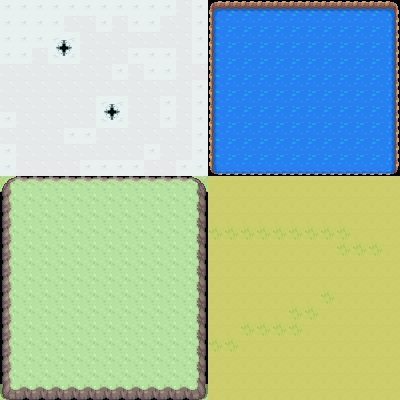

This is a level from a 2D game, rendered from its Tiled map with the project's own tilesets. A one-line summary and the map file follow, with tile-layer data summarised:
An orthogonal 25x25 tile map with 16x16 px tiles, 2 tile layers (Tile Layer 1, Tile Layer 2).

<map version="1.5" tiledversion="1.5.0" orientation="orthogonal" renderorder="right-down" width="25" height="25" tilewidth="16" tileheight="16" infinite="0" nextlayerid="5" nextobjectid="1">
 <tileset firstgid="1" name="FIX" tilewidth="16" tileheight="16" tilecount="20832" columns="16">
  <image source="tileset.png" width="256" height="20832" />
  <tile id="2346">
   <properties>
    <property name="Biome" value="Grassland" />
   </properties>
  </tile>
  <tile id="2347">
   <properties>
    <property name="Biome" value="Grassland" />
   </properties>
  </tile>
  <tile id="2348">
   <properties>
    <property name="Biome" value="Grassland" />
   </properties>
  </tile>
  <tile id="2349">
   <properties>
    <property name="Biome" value="Grassland" />
   </properties>
  </tile>
  <tile id="2350">
   <properties>
    <property name="Biome" value="Grassland" />
   </properties>
  </tile>
  <tile id="2351">
   <properties>
    <property name="Biome" value="Grassland" />
   </properties>
  </tile>
  <tile id="2362">
   <properties>
    <property name="Biome" value="Grassland" />
   </properties>
  </tile>
  <tile id="2363">
   <properties>
    <property name="Biome" value="Grassland" />
   </properties>
  </tile>
  <tile id="2364">
   <properties>
    <property name="Biome" value="Grassland" />
   </properties>
  </tile>
  <tile id="2365">
   <properties>
    <property name="Biome" value="Grassland" />
   </properties>
  </tile>
  <tile id="2366">
   <properties>
    <property name="Biome" value="Grassland" />
   </properties>
  </tile>
  <tile id="2367">
   <properties>
    <property name="Biome" value="Grassland" />
   </properties>
  </tile>
  <tile id="2730">
   <properties>
    <property name="Biome" value="Tundra" />
   </properties>
  </tile>
  <tile id="2731">
   <properties>
    <property name="Biome" value="Tundra" />
   </properties>
  </tile>
  <tile id="2737">
   <properties>
    <property name="Biome" value="Tundra" />
   </properties>
  </tile>
  <tile id="2738">
   <properties>
    <property name="Biome" value="Tundra" />
   </properties>
  </tile>
  <tile id="2739">
   <properties>
    <property name="Biome" value="Tundra" />
   </properties>
  </tile>
  <tile id="2740">
   <properties>
    <property name="Biome" value="Tundra" />
   </properties>
  </tile>
  <tile id="2746">
   <properties>
    <property name="Biome" value="Tundra" />
   </properties>
  </tile>
  <tile id="2747">
   <properties>
    <property name="Biome" value="Tundra" />
   </properties>
  </tile>
  <tile id="2753">
   <properties>
    <property name="Biome" value="Tundra" />
   </properties>
  </tile>
  <tile id="2754">
   <properties>
    <property name="Biome" value="Tundra" />
   </properties>
  </tile>
  <tile id="2755">
   <properties>
    <property name="Biome" value="Tundra" />
   </properties>
  </tile>
  <tile id="2756">
   <properties>
    <property name="Biome" value="Tundra" />
   </properties>
  </tile>
  <tile id="2769">
   <properties>
    <property name="Biome" value="Tundra" />
   </properties>
  </tile>
  <tile id="2770">
   <properties>
    <property name="Biome" value="Tundra" />
   </properties>
  </tile>
  <tile id="2771">
   <properties>
    <property name="Biome" value="Tundra" />
   </properties>
  </tile>
  <tile id="2772">
   <properties>
    <property name="Biome" value="Tundra" />
   </properties>
  </tile>
  <tile id="2775">
   <properties>
    <property name="Biome" value="Tundra" />
   </properties>
  </tile>
  <tile id="2776">
   <properties>
    <property name="Biome" value="Tundra" />
   </properties>
  </tile>
  <tile id="2785">
   <properties>
    <property name="Biome" value="Tundra" />
   </properties>
  </tile>
  <tile id="2786">
   <properties>
    <property name="Biome" value="Tundra" />
   </properties>
  </tile>
  <tile id="2787">
   <properties>
    <property name="Biome" value="Tundra" />
   </properties>
  </tile>
  <tile id="2788">
   <properties>
    <property name="Biome" value="Tundra" />
   </properties>
  </tile>
  <tile id="2791">
   <properties>
    <property name="Biome" value="Tundra" />
   </properties>
  </tile>
  <tile id="2792">
   <properties>
    <property name="Biome" value="Tundra" />
   </properties>
  </tile>
  <tile id="4113">
   <properties>
    <property name="Biome" value="Sea" />
   </properties>
  </tile>
  <tile id="4114">
   <properties>
    <property name="Biome" value="Sea" />
   </properties>
  </tile>
  <tile id="4115">
   <properties>
    <property name="Biome" value="Sea" />
   </properties>
  </tile>
  <tile id="4116">
   <properties>
    <property name="Biome" value="Sea" />
   </properties>
  </tile>
  <tile id="4129">
   <properties>
    <property name="Biome" value="Sea" />
   </properties>
  </tile>
  <tile id="4130">
   <properties>
    <property name="Biome" value="Sea" />
   </properties>
  </tile>
  <tile id="4131">
   <properties>
    <property name="Biome" value="Sea" />
   </properties>
  </tile>
  <tile id="4132">
   <properties>
    <property name="Biome" value="Sea" />
   </properties>
  </tile>
  <tile id="4145">
   <properties>
    <property name="Biome" value="Sea" />
   </properties>
  </tile>
  <tile id="4146">
   <properties>
    <property name="Biome" value="Sea" />
   </properties>
  </tile>
  <tile id="4147">
   <properties>
    <property name="Biome" value="Sea" />
   </properties>
  </tile>
  <tile id="4148">
   <properties>
    <property name="Biome" value="Sea" />
   </properties>
  </tile>
  <tile id="4161">
   <properties>
    <property name="Biome" value="Sea" />
   </properties>
  </tile>
  <tile id="4162">
   <properties>
    <property name="Biome" value="Sea" />
   </properties>
  </tile>
  <tile id="4163">
   <properties>
    <property name="Biome" value="Sea" />
   </properties>
  </tile>
  <tile id="4164">
   <properties>
    <property name="Biome" value="Sea" />
   </properties>
  </tile>
  <tile id="5009">
   <properties>
    <property name="Biome" value="Mountain" />
   </properties>
  </tile>
  <tile id="5010">
   <properties>
    <property name="Biome" value="Mountain" />
   </properties>
  </tile>
  <tile id="5011">
   <properties>
    <property name="Biome" value="Mountain" />
   </properties>
  </tile>
  <tile id="5012">
   <properties>
    <property name="Biome" value="Mountain" />
   </properties>
  </tile>
  <tile id="5025">
   <properties>
    <property name="Biome" value="Mountain" />
   </properties>
  </tile>
  <tile id="5026">
   <properties>
    <property name="Biome" value="Mountain" />
   </properties>
  </tile>
  <tile id="5027">
   <properties>
    <property name="Biome" value="Mountain" />
   </properties>
  </tile>
  <tile id="5028">
   <properties>
    <property name="Biome" value="Mountain" />
   </properties>
  </tile>
  <tile id="5041">
   <properties>
    <property name="Biome" value="Mountain" />
   </properties>
  </tile>
  <tile id="5042">
   <properties>
    <property name="Biome" value="Mountain" />
   </properties>
  </tile>
  <tile id="5043">
   <properties>
    <property name="Biome" value="Mountain" />
   </properties>
  </tile>
  <tile id="5044">
   <properties>
    <property name="Biome" value="Mountain" />
   </properties>
  </tile>
  <tile id="5057">
   <properties>
    <property name="Biome" value="Mountain" />
   </properties>
  </tile>
  <tile id="5058">
   <properties>
    <property name="Biome" value="Mountain" />
   </properties>
  </tile>
  <tile id="5059">
   <properties>
    <property name="Biome" value="Mountain" />
   </properties>
  </tile>
  <tile id="5060">
   <properties>
    <property name="Biome" value="Mountain" />
   </properties>
  </tile>
 </tileset>
 <layer id="1" name="Tile Layer 1" width="25" height="25">
  <data>[625 cells, 4 non-empty, 1 distinct tile ids]</data>
 </layer>
 <layer id="4" name="Tile Layer 2" width="25" height="25">
  <data>[625 cells, 625 non-empty, 36 distinct tile ids]</data>
 </layer>
</map>
